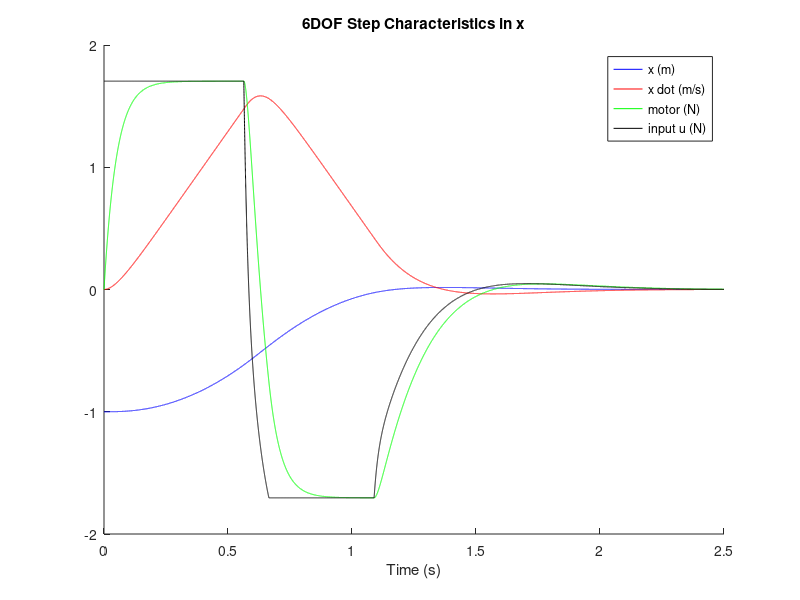

The MATLAB script that drew this image:
clear all;
close all;
clc;

h = 0.0001;          % time step
t = 0:h:2.5;          % time range
N = length(t);      % number of steps
Iy = 0.007875;
m = 1.01;
x_inner = zeros(3,N);       % theta theta_dot motor_response
x_inner(:,1) = [-1;0;0];
x_outer = zeros(2,N);       % x x_dot
x_outer(:,1) = [-1;0];

u_inner = zeros(1,N);
u_outer = zeros(1,N);
max_F = [1.704 19.472 1.014]; % x z theta

A_inner = [0 1 0;0 0 max_F(1)/m;0 0 -20]; 
B_inner = [0 0 20]';
C_inner = [1 0 0;0 1 0];
D_inner = [0 0]';

sys1 = ss(A_inner,B_inner,C_inner,D_inner,0);
[K_inner] = lqr(sys1,diag([300 10 1]),.1)

for n=1:N-1

    u_inner(n) = -K_inner*(x_inner(:,n));

        if u_inner(n) >= max_F(1)
            u_inner(n) = max_F(1);
        end
        if u_inner(n) <= -max_F(1);
            u_inner(n) = -max_F(1);
        end

    x_inner(:,n+1) = x_inner(:,n)+(A_inner*x_inner(:,n) + B_inner*u_inner(n))*h;
   
end
figure(1);
hold on;

plot(t(1:N-1),x_inner(1,1:N-1),'b');
plot(t(1:N-1),x_inner(2,1:N-1),'r');
plot(t(1:N-1),x_inner(3,1:N-1),'g');
plot(t(1:N-1),u_inner(1:N-1),'k');
legend('x (m)','x dot (m/s)','motor (N)','input u (N)');
title('6DOF Step Characteristics in x');
xlabel('Time (s)');

hold off;

print('-dpng','-r300','Xonly.png');
